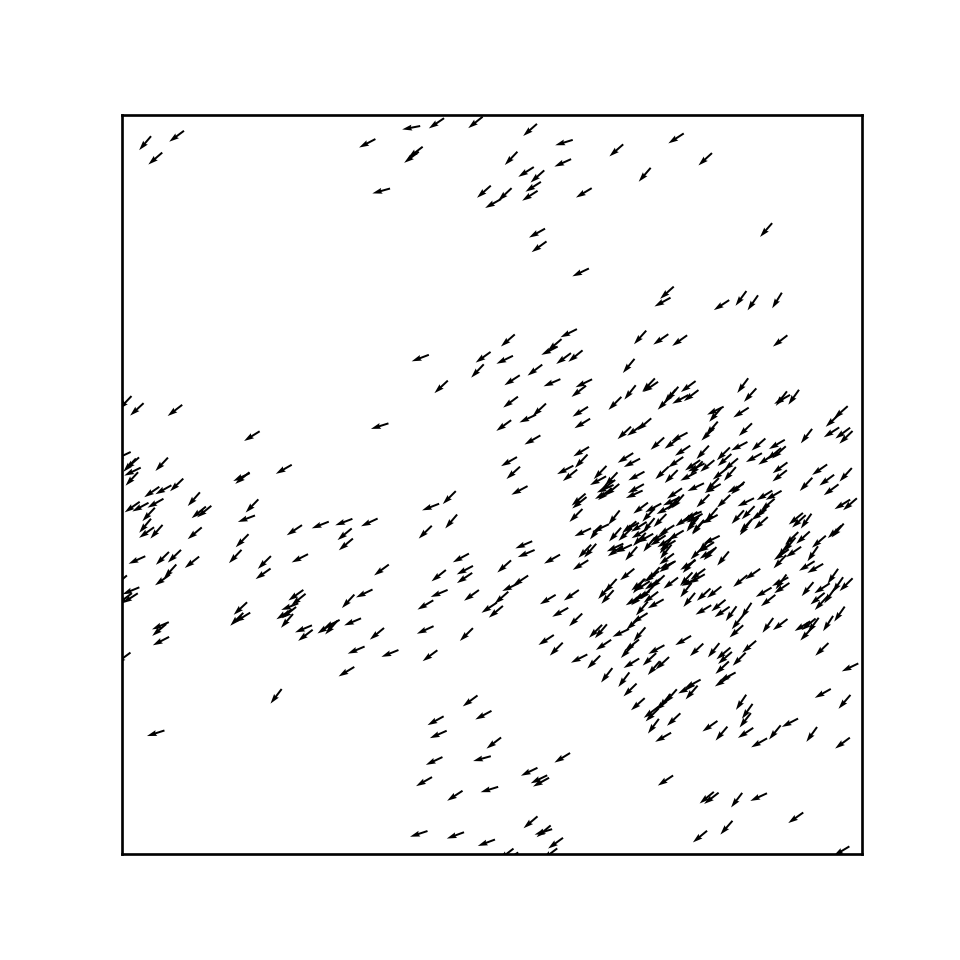

Generate this figure with Python:
import matplotlib.pyplot as plt
import numpy as np

"""
Create Your Own Active Matter Simulation (With Python)
Philip Mocz (2021) Princeton Univeristy, @PMocz

Simulate Viscek model for flocking birds

"""



def main():
	""" Finite Volume simulation """
	
	# Simulation parameters
	vmag         = 1.0       # velocity
	eta          = 0.5       # random fluctuation in angle (in radians)
	L            = 10        # size of box
	R            = 1         # interaction radius
	dt           = 0.2       # time step
	Nt           = 200      # number of time steps
	N            = 500       # number of birds
	plotRealTime = True
	
	# Initialize
	np.random.seed(17)            # set the random number generator seed

	# bird positions
	x = np.random.rand(N,1)*L
	y = np.random.rand(N,1)*L
	
	# bird velocities
	theta = 2 * np.pi * np.random.rand(N,1)
	vx = vmag * np.cos(theta)
	vy = vmag * np.sin(theta)
	
	# Prep figure
	fig = plt.figure(figsize=(4,4), dpi=80)
	ax = plt.gca()
	
	# Simulation Main Loop
	for i in range(Nt):

		# move
		x += vx*dt
		y += vy*dt
		
		# apply periodic BCs
		x = x % L
		y = y % L
		
		# find mean angle of neighbors within R
		mean_theta = theta
		for b in range(N):
			neighbors = (x-x[b])**2+(y-y[b])**2 < R**2
			sx = np.sum(np.cos(theta[neighbors]))
			sy = np.sum(np.sin(theta[neighbors]))
			mean_theta[b] = np.arctan2(sy, sx)
			
		# add random perturbations
		theta = mean_theta + eta*(np.random.rand(N,1)-0.5)
		
		# update velocities
		vx = vmag * np.cos(theta)
		vy = vmag * np.sin(theta)
		
		# plot in real time
		if plotRealTime or (i == Nt-1):
			plt.cla()
			plt.quiver(x,y,vx,vy)
			ax.set(xlim=(0, L), ylim=(0, L))
			ax.set_aspect('equal')	
			ax.get_xaxis().set_visible(False)
			ax.get_yaxis().set_visible(False)
			plt.pause(0.001)
				
	# Save figure
	plt.savefig('activematter.png',dpi=240)
	plt.show()
	    
	return 0



if __name__== "__main__":
  main()

